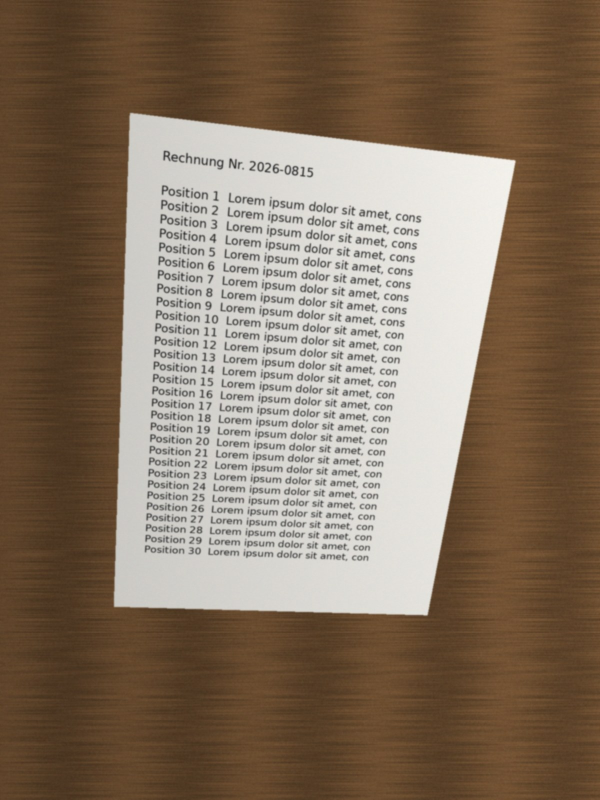
#> input picture tests/base/testdata/scan_1_wood.jpg, 1200 x 1600 px (shown at 1/2 size)
$ python make_y4m.py
#> lines starting #> are read from the running program, lines starting #| are printed output that depends on the picture
import numpy as np
from PIL import Image
def to_y4m(src, dst, W=960, H=1280, frames=3):
#> called with src = 'testdata/scan_1_wood.jpg', dst = 'testdata/cam_doc.y4m', W = 960, H = 1280, frames = 3
    img = Image.open(src).convert('RGB').resize((W, H))
    ycc = np.asarray(img.convert('YCbCr')).astype(np.uint8)
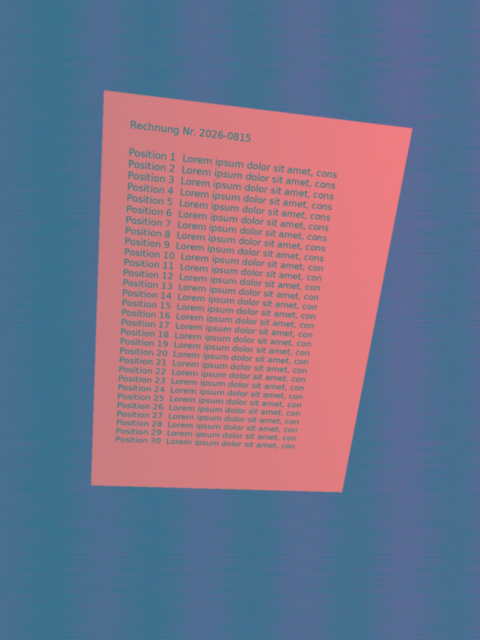
#> ycc: shape (1280, 960, 3) (shown at 1/2 size); mean R, G, B 117.9, 115.1, 138.1
    Y = ycc[..., 0]; U = ycc[::2, ::2, 1]; V = ycc[::2, ::2, 2]
#> after `Y = ycc[..., 0]`:
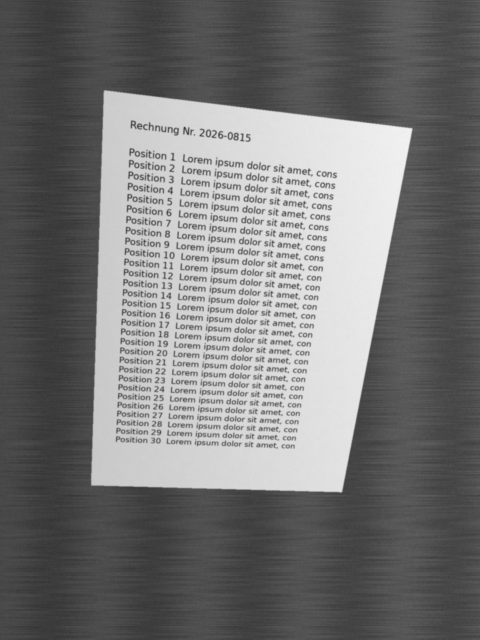
#> Y: shape (1280, 960) (shown at 1/2 size); min 45, max 242, mean 117.9
#> after `U = ycc[::2, ::2, 1]`:
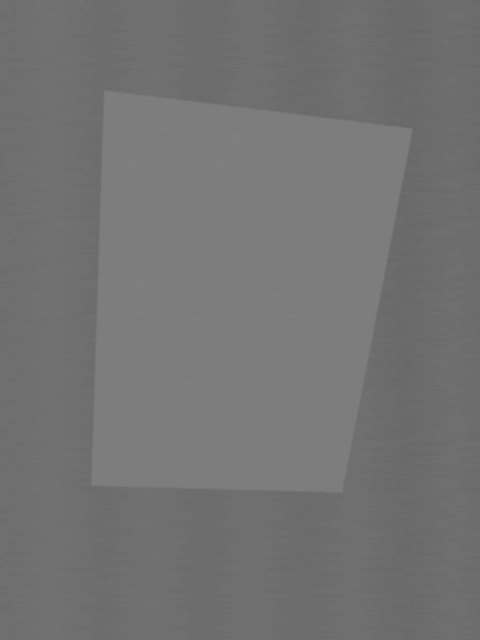
#> U: shape (640, 480); min 103, max 129, mean 115.1
#> after `V = ycc[::2, ::2, 2]`:
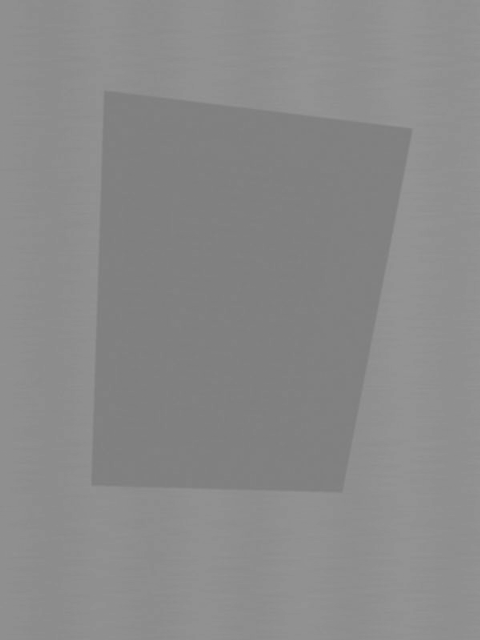
#> V: shape (640, 480); min 126, max 150, mean 138.1
    with open(dst, 'wb') as f:
        f.write(f'YUV4MPEG2 W{W} H{H} F10:1 Ip A1:1 C420jpeg\n'.encode())
        for _ in range(frames):
            f.write(b'FRAME\n'); f.write(Y.tobytes()); f.write(U.tobytes()); f.write(V.tobytes())
to_y4m('testdata/scan_1_wood.jpg', 'testdata/cam_doc.y4m')
to_y4m('testdata/scan_4_green.jpg', 'testdata/cam_card.y4m')
#> call 2 of to_y4m, with src = 'testdata/scan_4_green.jpg', dst = 'testdata/cam_card.y4m', W = 960, H = 1280, frames = 3
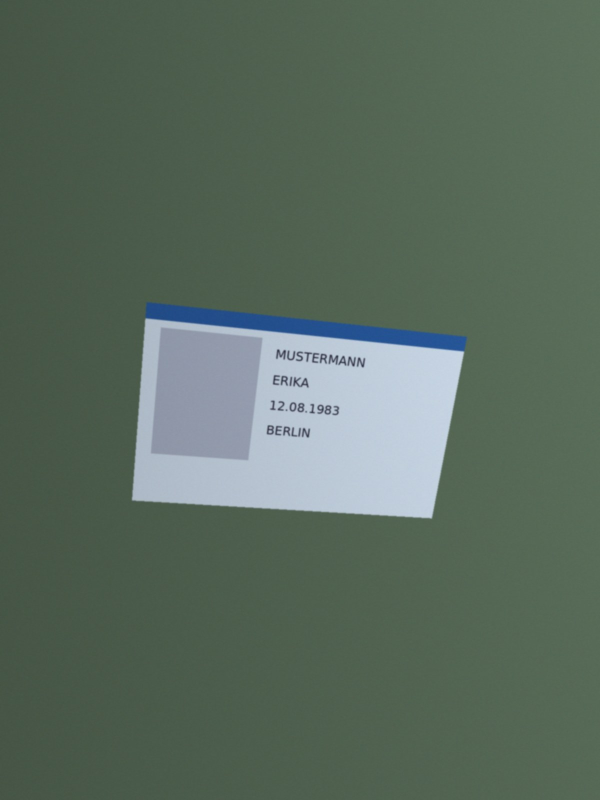
#> input picture tests/base/testdata/scan_4_green.jpg, 1200 x 1600 px (shown at 1/2 size)
#> in to_y4m (call 2), `ycc = np.asarray(img.convert('YCbCr')).astype(np.uint8)`:
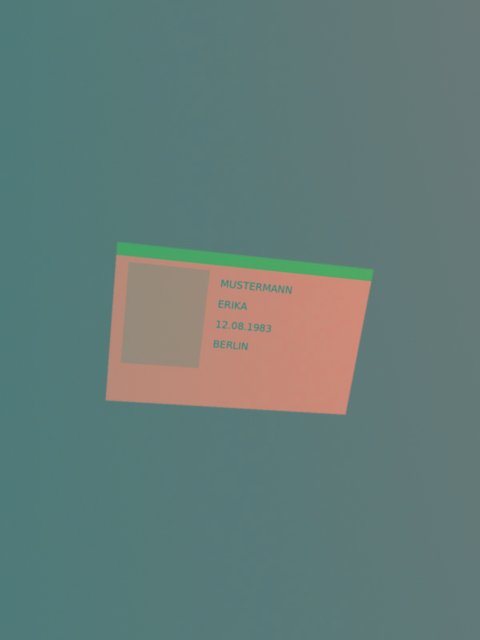
#> ycc: shape (1280, 960, 3) (shown at 1/2 size); mean R, G, B 100.1, 123.7, 120.2
print('ok')
